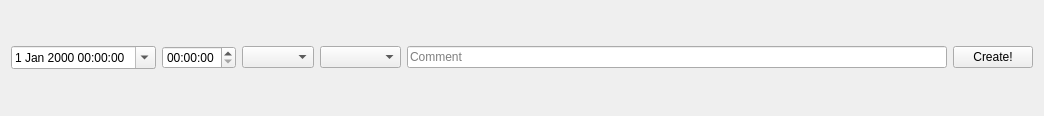
<?xml version="1.0" encoding="UTF-8"?>
<ui version="4.0">
 <class>OpenScheduler::CreateRecordDialog</class>
 <widget class="QWidget" name="OpenScheduler::CreateRecordDialog">
  <property name="geometry">
   <rect>
    <x>0</x>
    <y>0</y>
    <width>1044</width>
    <height>116</height>
   </rect>
  </property>
  <property name="windowTitle">
   <string>CreateRecordDialog</string>
  </property>
  <layout class="QVBoxLayout" name="verticalLayout">
   <item>
    <layout class="QHBoxLayout" name="horizontalLayout">
     <item>
      <widget class="QDateTimeEdit" name="start">
       <property name="calendarPopup">
        <bool>true</bool>
       </property>
      </widget>
     </item>
     <item>
      <widget class="QTimeEdit" name="end"/>
     </item>
     <item>
      <widget class="QComboBox" name="visitorPicker">
       <property name="placeholderText">
        <string>Visitor</string>
       </property>
      </widget>
     </item>
     <item>
      <widget class="QComboBox" name="assigneePicker">
       <property name="placeholderText">
        <string>Assignee</string>
       </property>
      </widget>
     </item>
     <item>
      <widget class="QLineEdit" name="comment">
       <property name="placeholderText">
        <string>Comment</string>
       </property>
      </widget>
     </item>
     <item>
      <widget class="QPushButton" name="apply">
       <property name="text">
        <string>Create!</string>
       </property>
      </widget>
     </item>
    </layout>
   </item>
  </layout>
 </widget>
 <resources/>
 <connections/>
</ui>
